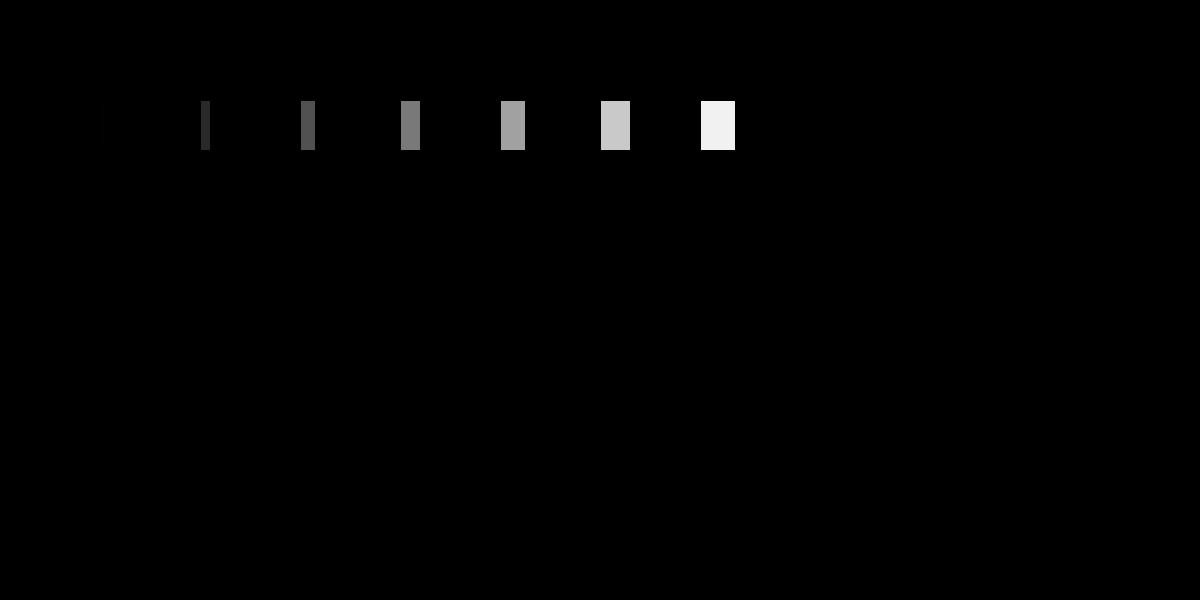
Frame 1 (no input)
Frame 60 (the mouse pressed at the canvas centre just before this capture): identical to frame 1, image omitted
Frame 120 (the mouse held since frame 60 and released just before this capture): identical to frame 1, image omitted

The Processing sketch that drew this single still picture (run headless with seeded random() and noise(); from frame 60 on, the mouse is pressed at the canvas centre):

// Processing sketch: skibidi
// ── skibidi.pde
color countColor = 1;
void setup(){
  size(1200,600);
  background(0);
  
}

void draw(){
  for(int i=1; i<=10; i++){
    fill(countColor);
    countColor=countColor+40;
    rect(i*100,100,i*5,50);
  }
}
